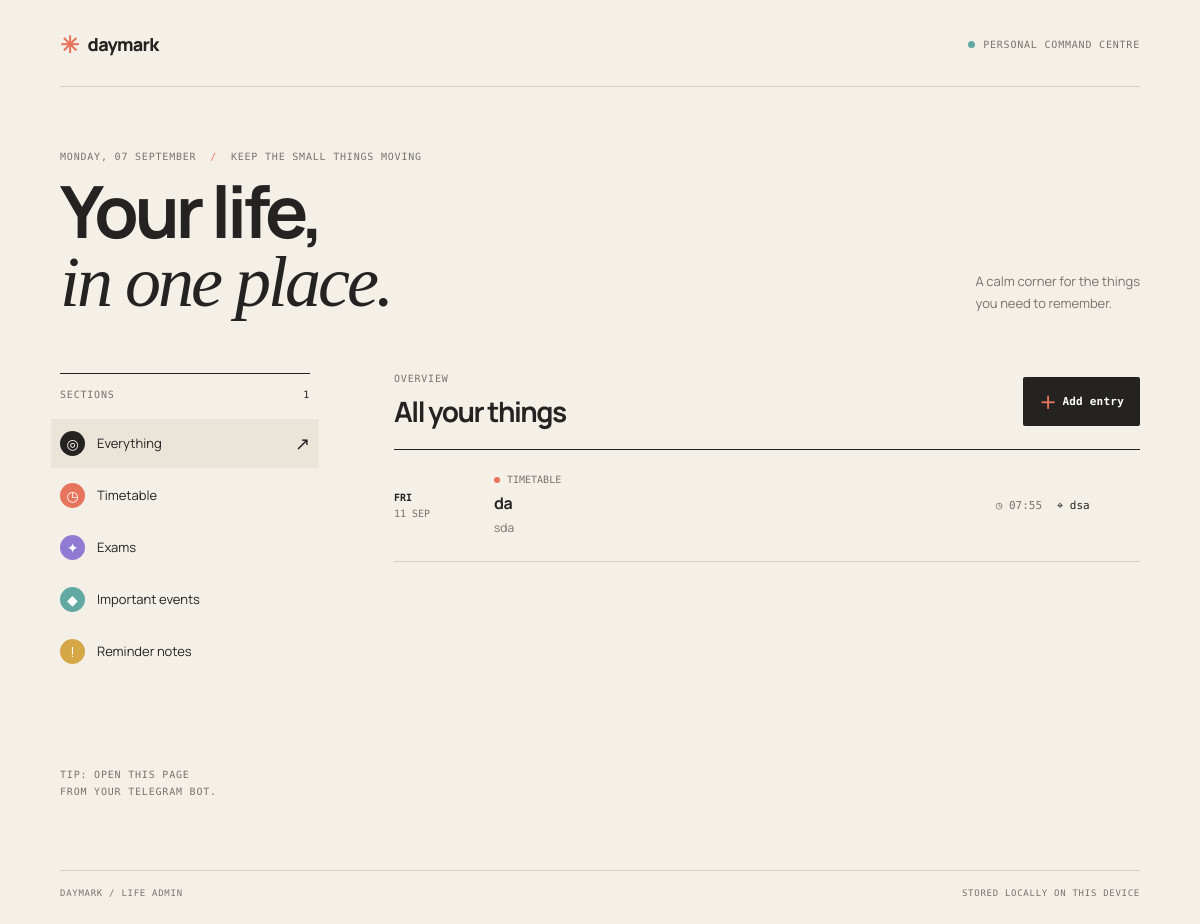
The page / on the database its author committed.
### tables this page shows
CREATE TABLE entries (
                id INTEGER PRIMARY KEY AUTOINCREMENT,
                section TEXT NOT NULL,
                title TEXT NOT NULL,
                entry_date TEXT NOT NULL,
                entry_time TEXT,
                location TEXT,
                notes TEXT,
                created_at TEXT NOT NULL
            , reminder_count INTEGER NOT NULL DEFAULT 1, reminder_interval INTEGER NOT NULL DEFAULT 0, reminder_interval_unit TEXT NOT NULL DEFAULT 'hours');

### app.py (the view)
@app.route("/")
def dashboard():
    selected = request.args.get("section", "all")
    view = request.args.get("view", "active")
    with get_db() as connection:
        if selected in SECTIONS:
            rows = connection.execute(
                "SELECT * FROM entries WHERE section = ? ORDER BY entry_date, entry_time, id",
                (selected,),
            ).fetchall()
        else:
            selected = "all"
            rows = connection.execute(
                "SELECT * FROM entries ORDER BY entry_date, entry_time, id"
            ).fetchall()
    all_entries = [format_entry(row) for row in rows]
    entries = [entry for entry in all_entries if entry["is_complete"] == (view == "completed")]
    return render_template(
        "index.html",
        entries=entries,
        completed_count=sum(entry["is_complete"] for entry in all_entries),
        sections=SECTIONS,
        selected=selected,
        view=view,
        today=datetime.now().strftime("%A, %d %B"),
    )

### app.py (called while the page is built, shortened)
def get_db():
    connection = sqlite3.connect(DATABASE)
    connection.row_factory = sqlite3.Row
    return connection

def is_reminder_complete(entry):
    if entry["section"] != "reminders" or not entry["entry_date"] or not entry["entry_time"]:
        return False

### templates/index.html (shortened to what this page needs)
<!doctype html>
<html lang="en">
<head>
  <link rel="stylesheet" href="{{ url_for('static', filename='style.css') }}">
</head>
<body>
  <main class="shell">
    <header class="topbar">
      <a class="brand" href="{{ url_for('dashboard') }}"><span class="brand-mark">✳</span><span>daymark</span></a>
      <div class="topbar-meta"><span class="status-dot"></span><span>personal command centre</span></div>
    </header>
    <section class="intro">
      <div>
        <p class="eyebrow">{{ today }} <span>/</span> keep the small things moving</p>
        <h1>Your life,<br><em>in one place.</em></h1>
      </div>
      <p class="intro-note">A calm corner for the things<br class="desktop-only"> you need to remember.</p>
    </section>
    <section class="workspace">
      <aside class="section-nav">
        <div class="nav-heading"><span>Sections</span><span class="count">{{ entries|length }}</span></div>
        <a class="section-link {% if selected == 'all' %}active{% endif %}" href="{{ url_for('dashboard') }}"><span class="section-icon all">◎</span><span>Everything</span><span class="arrow">↗</span></a>
        {% for key, section in sections.items() %}
        <a class="section-link {% if selected == key %}active{% endif %}" href="{{ url_for('dashboard', section=key) }}"><span class="section-icon {{ section.color }}">{{ section.icon }}</span><span>{{ section.label }}</span><span class="arrow">↗</span></a>
        {% endfor %}
        <div class="nav-foot">Tip: open this page<br>from your Telegram bot.</div>
      </aside>
      <div class="content">
        <div class="content-head">
          <div><p class="eyebrow">{% if view == 'completed' %}Completed{% else %}Overview{% endif %}</p><h2>{% if view == 'completed' %}Finished reminders{% elif selected == 'all' %}All your things{% else %}{{ sections[selected].label }}{% endif %}</h2></div>
          <button class="add-button" type="button" data-open-form><span>＋</span> Add entry</button>
        </div>
        <div class="entries">
          {% if entries %}
            {% for entry in entries %}
            <article class="entry entry-{{ entry.section_color }}" data-entry-id="{{ entry.id }}">
              <div class="entry-date"><strong>{{ entry.display_date.split(',')[0] }}</strong><span>{{ entry.display_date.split(',')[1] if ',' in entry.display_date else '' }}</span></div>
              <div class="entry-main"><div class="entry-kicker"><span class="mini-dot"></span>{{ entry.section_label }}</div><h3>{{ entry.title }}</h3>{% if entry.notes %}<p>{{ entry.notes }}</p>{% endif %}</div>
              <div class="entry-detail">{% if entry.entry_time %}<span>◷ {{ entry.entry_time }}</span>{% endif %}{% if entry.location %}<span>⌖ {{ entry.location }}</span>{% endif %}</div>
              <form method="post" action="{{ url_for('delete_entry', entry_id=entry.id) }}"><button class="delete-button" title="Delete entry" aria-label="Delete {{ entry.title }}">×</button></form>
            </article>
            {% endfor %}
          {% else %}
            <div class="empty-state"><span class="empty-symbol">✳</span><h3>Nothing here yet.</h3><p>Add the first thing you want to keep in view.</p><button class="text-button" type="button" data-open-form>Add your first entry <span>↗</span></button></div>
          {% endif %}
        </div>
      </div>
    </section>
    <footer><span>DAYMARK / LIFE ADMIN</span><span>stored locally on this device</span></footer>
  </main>
</body>
</html>

### static/style.css (style rules this page uses)
* { box-sizing: border-box; }
:root { --ink: #242322; --muted: #77736d; --paper: #f4f0e8; --line: #d8d2c6; --coral: #e7755d; --violet: #8f7bd4; --teal: #62a9a1; --gold: #d6a747; --serif: Georgia, 'Times New Roman', serif; }
body { margin: 0; background: var(--paper); color: var(--ink); font-family: 'Manrope', sans-serif; }
.shell { max-width: 1280px; margin: auto; padding: 28px 5vw 26px; min-height: 100vh; display: flex; flex-direction: column; }
.topbar, footer, .content-head, .nav-heading, .section-link, .entry, .entry-detail, .entry-kicker, .add-button, .submit-button { display: flex; align-items: center; }
.topbar { justify-content: space-between; padding-bottom: 26px; border-bottom: 1px solid var(--line); }
.brand { display: flex; gap: 9px; align-items: center; color: inherit; font-size: 18px; font-weight: 800; letter-spacing: -0.7px; text-decoration: none; }
.brand-mark { color: var(--coral); font-size: 23px; }
.topbar-meta, .eyebrow, .nav-heading, .nav-foot, footer { color: var(--muted); font: 500 10px 'DM Mono', monospace; letter-spacing: .08em; text-transform: uppercase; }
.status-dot { background: var(--teal); width: 7px; height: 7px; border-radius: 50%; display: inline-block; margin-right: 8px; }
.intro { display: flex; justify-content: space-between; align-items: end; padding: 64px 0 56px; }
.eyebrow { margin: 0 0 15px; }
.eyebrow span { margin: 0 7px; color: var(--coral); }
h1, h2, h3, p { margin-top: 0; }
h1 { margin: 0; font-size: clamp(44px, 6vw, 78px); line-height: .95; letter-spacing: -4px; font-weight: 700; }
h1 em, h2 em { font-family: var(--serif); font-weight: 400; letter-spacing: -3px; }
.intro-note { color: var(--muted); font-size: 13px; line-height: 1.7; margin-bottom: 3px; }
.workspace { display: grid; grid-template-columns: 250px 1fr; gap: 7vw; flex: 1; }
.section-nav { border-top: 1px solid var(--ink); padding-top: 15px; }
.nav-heading { justify-content: space-between; margin-bottom: 19px; }
.count { color: var(--ink); }
.section-link { gap: 12px; color: var(--ink); font-size: 13px; text-decoration: none; padding: 12px 9px; margin: 3px -9px; transition: background .2s; }
.section-link:hover, .section-link.active { background: #eae4d9; }
.section-link.active .arrow { opacity: 1; }
.section-icon { width: 25px; height: 25px; display: grid; place-items: center; border-radius: 50%; color: white; font-size: 14px; }
.section-icon.all { background: var(--ink); }
.coral { background: var(--coral); }
.violet { background: var(--violet); }
.teal { background: var(--teal); }
.gold { background: var(--gold); }
.arrow { margin-left: auto; opacity: 0; font-size: 18px; }
.nav-foot { line-height: 1.7; margin-top: 90px; }
.content { min-width: 0; }
.content-head { justify-content: space-between; margin-bottom: 19px; }
.content-head h2 { margin: 0; font-size: 28px; letter-spacing: -1.5px; }
.content-head .eyebrow { margin-bottom: 8px; }
.add-button, .submit-button { cursor: pointer; border: 0; color: white; background: var(--ink); border-radius: 2px; padding: 12px 16px; font: 600 11px 'DM Mono', monospace; letter-spacing: .02em; }
.add-button span { color: var(--coral); font-size: 17px; margin-right: 6px; }
.entries { border-top: 1px solid var(--ink); }
.entry { position: relative; min-height: 112px; border-bottom: 1px solid var(--line); gap: 24px; padding: 20px 0; animation: reveal .45s both; }
.entry-date { width: 76px; flex: 0 0 76px; color: var(--muted); font: 500 10px 'DM Mono', monospace; text-transform: uppercase; }
.entry-date strong, .entry-date span { display: block; }
.entry-date strong { color: var(--ink); margin-bottom: 5px; }
.entry-main { flex: 1; min-width: 0; }
.entry-kicker { gap: 7px; color: var(--muted); font: 500 10px 'DM Mono', monospace; text-transform: uppercase; margin-bottom: 7px; }
.mini-dot { width: 6px; height: 6px; border-radius: 50%; background: var(--coral); }
.entry h3 { font-size: 16px; margin-bottom: 5px; letter-spacing: -.4px; }
.entry p { color: var(--muted); font-size: 12px; margin: 0; }
.entry-detail { gap: 15px; color: var(--muted); font: 11px 'DM Mono', monospace; }
footer { justify-content: space-between; border-top: 1px solid var(--line); margin-top: 70px; padding-top: 17px; font-size: 9px; }
.entry-detail span:last-child { color: var(--ink); }

### rows shown on the page
entries: display_date "FRI", display_date "11 SEP", section_label "TIMETABLE", title "da", notes "sda", entry_time "07:55", location "dsa"

### other values the page prints
{{ entries|length }} "1"
{{ section.icon }} "◷" "✦" "◆" "!"
{{ section.label }} "Timetable" "Exams" "Important events" "Reminder notes"
